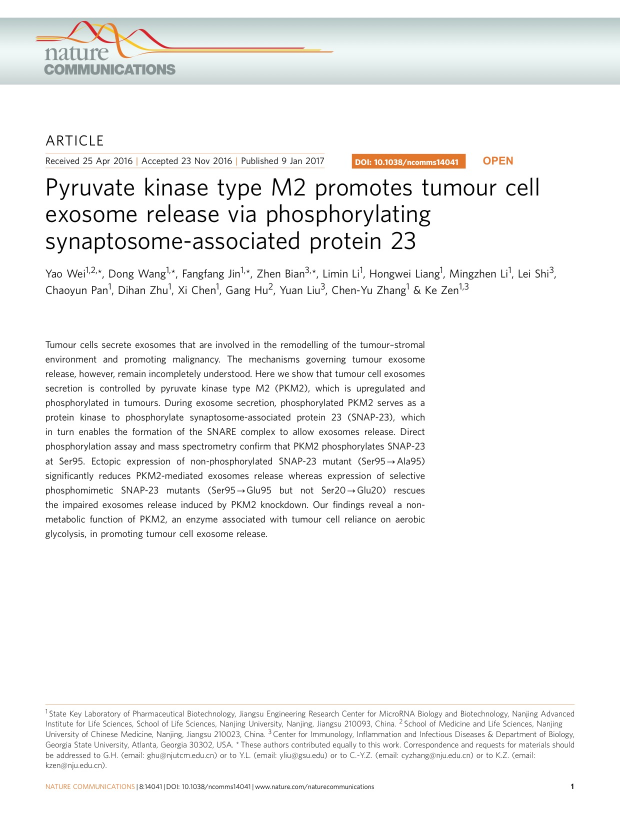
#> input picture paper/10.1038ncomms14041/page/page0.jpeg, 1240 x 1630 px, found by its file name (shown at 1/2 size); its folder holds 4 pictures in this run
$ python text_area_test.py   (older library calls are emulated)
#> lines starting #> are read from the running program, lines starting #| are printed output that depends on the picture; after the words box and inside, x2 and y2 are one past the last pixel; in counts of white or black regions, pixels touching at a corner belong together
import cv2
import numpy as np
from PIL import Image
from matplotlib import pyplot as plt

def captch_ex(file_name ):

    img  = cv2.imread(file_name)
#> img is the input picture: shape (1630, 1240, 3); mean B, G, R 242.9, 243.4, 243.2
    img2gray = cv2.cvtColor(img,cv2.COLOR_BGR2GRAY)
    ret, mask = cv2.threshold(img2gray, 180, 255, cv2.THRESH_BINARY)
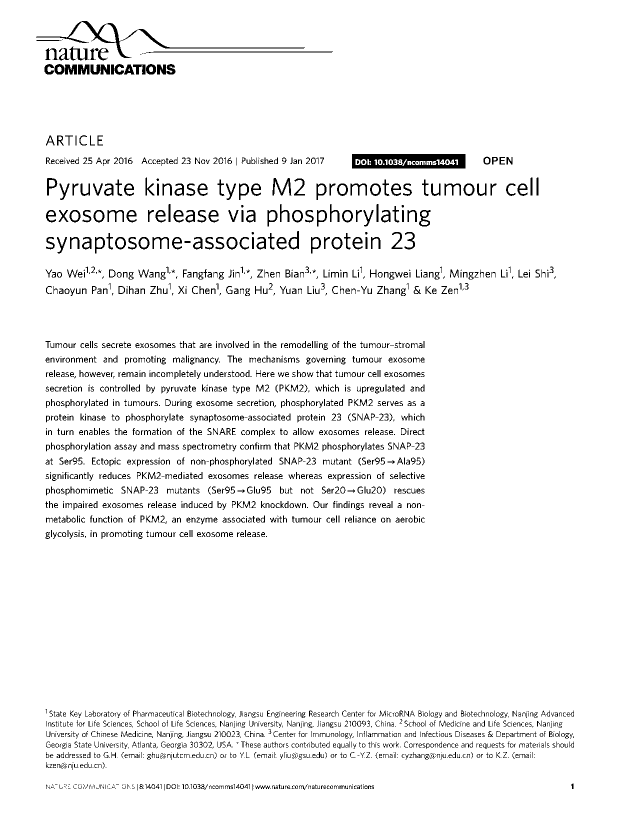
#> mask: shape (1630, 1240) (shown at 1/2 size); 95.1% white; black in thin lines or dots, all inside (x1, y1, x2, y2) = (72, 42, 1148, 1581)
    #image_final = cv2.bitwise_and(img2gray , img2gray , mask =  mask)
    ret, new_img = cv2.threshold(mask, 180 , 255, cv2.THRESH_BINARY_INV)
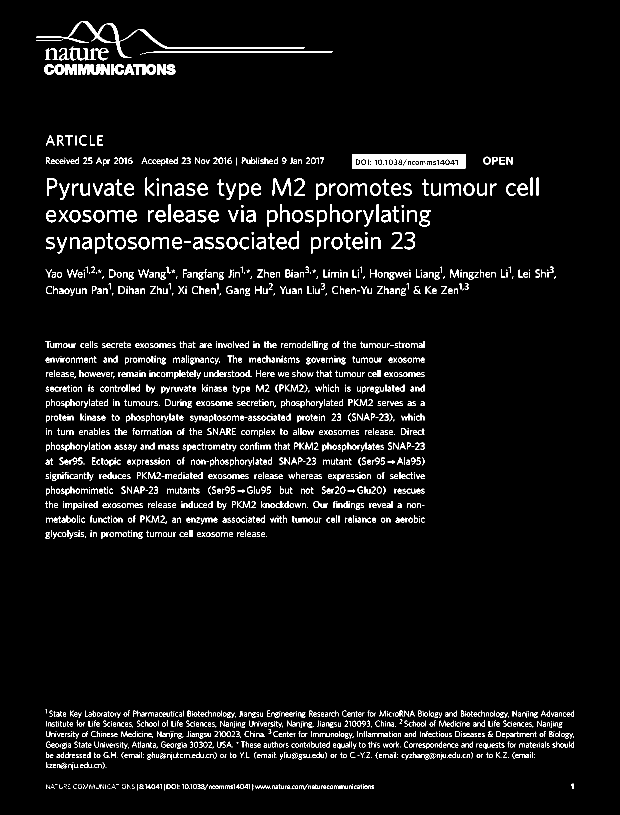
#> new_img: shape (1630, 1240) (shown at 1/2 size); 4.9% white in thin lines or dots, all inside (x1, y1, x2, y2) = (72, 42, 1148, 1581)
    kernel = cv2.getStructuringElement(cv2.MORPH_CROSS,(3 , 2)) # to manipulate the orientation of dilution , large x means horizonatally dilating  more, large y means vertically dilating more
    dilated = cv2.dilate(new_img,kernel,iterations = 10)
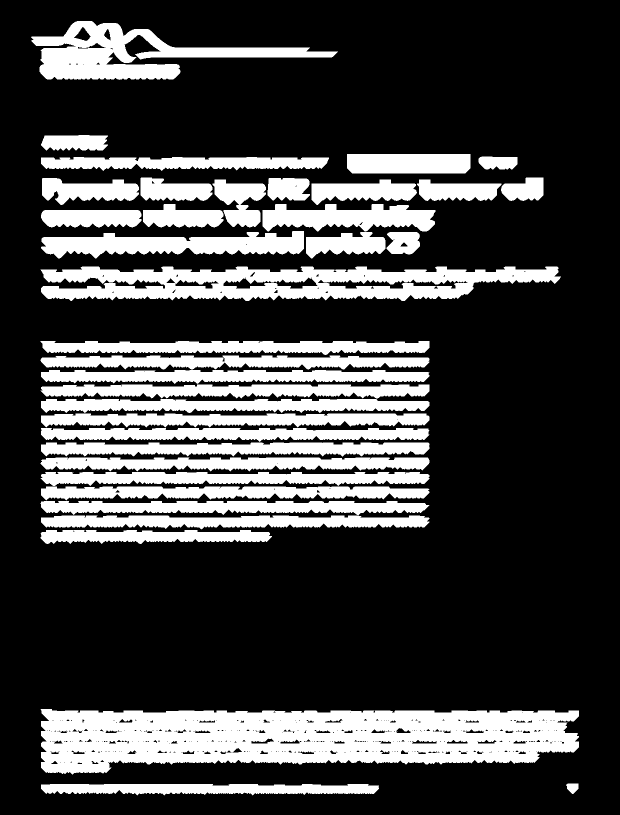
#> dilated: shape (1630, 1240) (shown at 1/2 size); 26% white; 36 white regions

    image_cont, contours, hierarchy = cv2.findContours(dilated,cv2.RETR_EXTERNAL,cv2.CHAIN_APPROX_NONE)
#> contours = 36 contours; largest, box (x1, y1, x2, y2) and area: (81, 1418, 1158, 1549) 109390, (81, 533, 1122, 602) 49756, (62, 42, 676, 160) 28137, (82, 462, 608, 517) 17228, (82, 885, 859, 913) 15800
    #cv2.drawContours(image_cont, contours, -1, (0,255,0), 3)


    index = -1
    j = 0
    liste_y = []

    for contour in contours: #ici construction et tri des rectangle et construction de la liste des index en fonction de la position vertical du cadre
        # get rectangle bounding contour
        [x,y,w,h] = cv2.boundingRect(contour)
        index += 1 #index dans la liste contours non triée

        #Don't plot small false positives that aren't text
        if w < 35 and h < 35 : # /!\ condition du tri important pour évité les faux positif
            continue
        liste_y.append((y, index)) #liste de type L = [(y,index), ...] ou y est la position verticale du haut du cadre
        j += 1 #compteur après le tri de if
#> this loop made 36 passes
#> (x, y, w, h) on passes 1 to 12: (82, 1568, 676, 23), (1132, 1567, 25, 21), (81, 1418, 1077, 131), (81, 1060, 463, 28), (82, 1031, 777, 28), (81, 1002, 778, 28), (82, 973, 777, 28), (81, 944, 778, 28), (81, 915, 778, 28), (82, 885, 777, 28), (82, 856, 777, 28), (82, 827, 777, 28)
#> after the loop, index = 35; j = 35; liste_y = 35 pairs, first value 42 to 1568, second value 0 to 35
    liste_sort = sorted(liste_y) #tri de la liste en fonction de y, les y les plus petit (en bas de page) en premier. Note: pas d'inversion car pas trouver comment faire donc lecture inverse plus tard dans la boucle for à l'aide des indice i et j
#> liste_sort has the same summary as liste_y
    for i in range(j): #lecture des cadres trié
        '''
        img_crop = img[y:y + h, x: x + w]
        img_crop = Image.fromarray(img_crop)
        img_crop.save('paper/test_split/crop%s.jpeg' % (j-i-1))
        '''
        [x,y,w,h] = cv2.boundingRect(contours[liste_sort[j-i-1][1]]) #lecture inverse de la liste pour lire les cadres de haut en bas
        # draw rectangle around contour on original image
        cv2.rectangle(img,(x,y),(x+w,y+h),(0,0,255),1)
        font = cv2.FONT_HERSHEY_SIMPLEX
        cv2.putText(img,'Cadre%s' % (j-i-1) ,(x,y), font, 1,(255,0,0),2,cv2.LINE_AA) # annotation des cadre "cadre0", "cadre1", ect
#> this loop made 35 passes
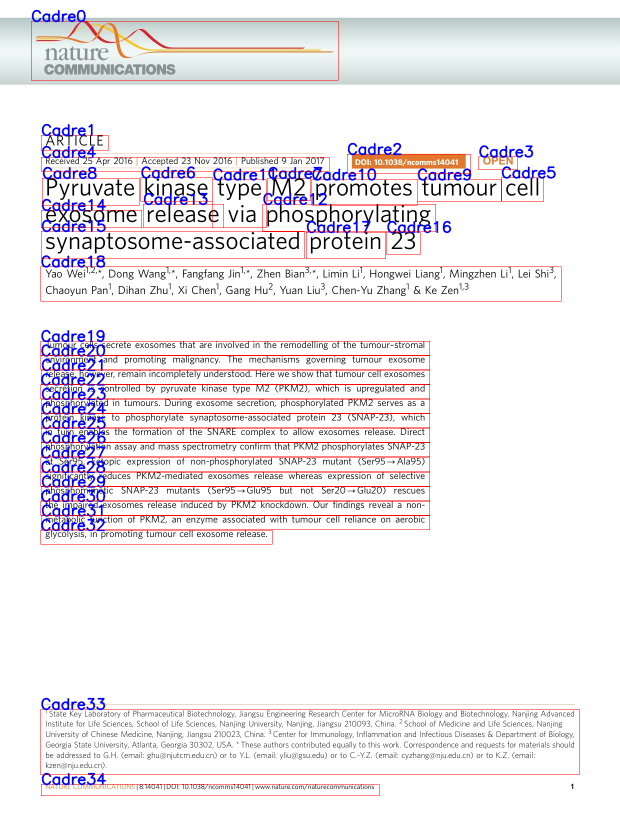
#> img: shape (1630, 1240, 3) (shown at 1/2 size); 4.22% of pixels changed, all inside (x1, y1, x2, y2) = (62, 19, 1159, 1592)


    cv2.imshow('image',img)
    k = cv2.waitKey(0)
#> (key Esc is pressed here)
    if k == 27:         # wait for ESC key to exit
        cv2.destroyAllWindows()

for i in range(12):
    file_name ='/Users/Nicolas/Desktop/PDF2JSON/paper/10.1038ncomms14041/page/page%s.jpeg' % i
    captch_ex(file_name)
#> pass 2 of the loop `for i in range(12):`:
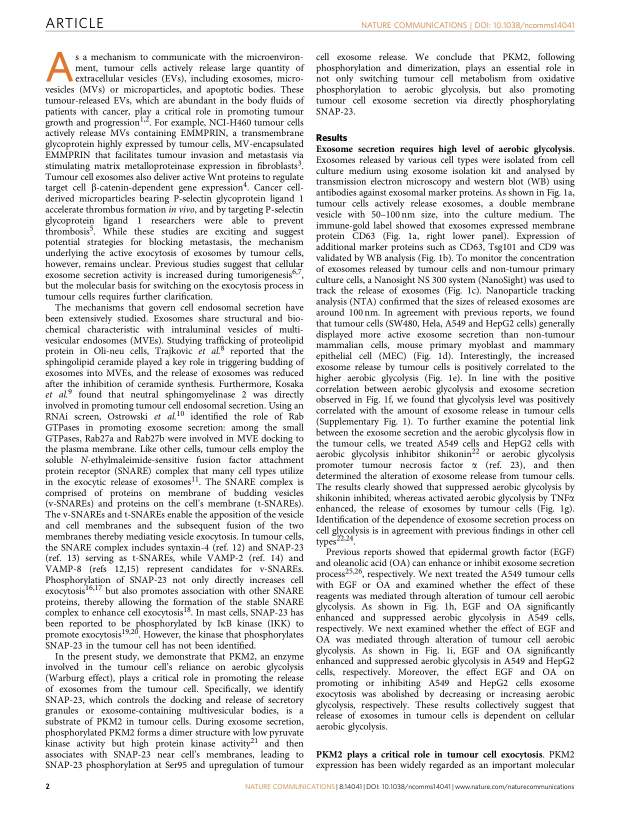
#> input picture paper/10.1038ncomms14041/page/page1.jpeg, 1240 x 1630 px, found by its file name (shown at 1/2 size)
#> in captch_ex, img is the input picture: shape (1630, 1240, 3); mean B, G, R 229.9, 230, 230.1
#> mask: shape (1630, 1240); 87.6% white; black in thin lines or dots, all inside (x1, y1, x2, y2) = (90, 35, 1151, 1581)
#> in captch_ex (call 2), `ret, new_img = cv2.threshold(mask, 180 , 255, cv2.THRESH_BINARY_INV)`:
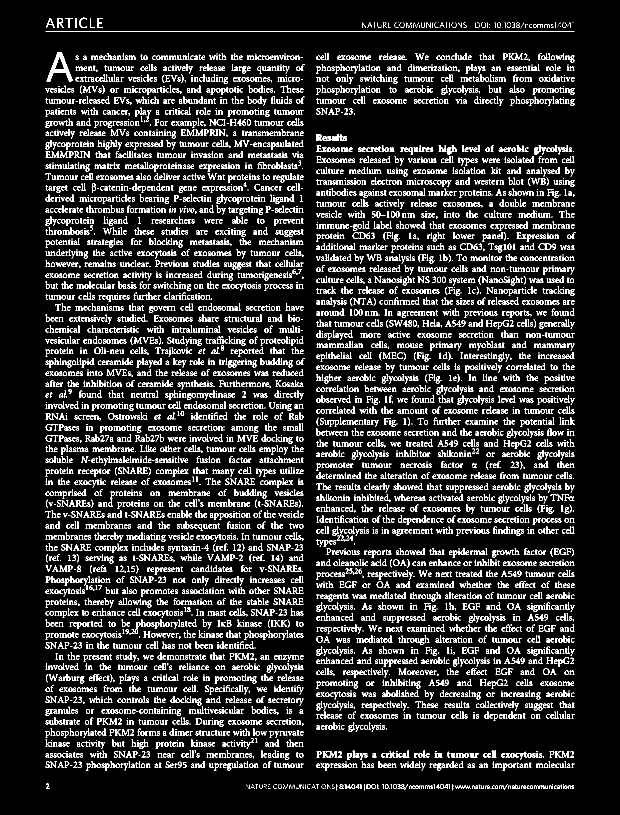
#> new_img: shape (1630, 1240) (shown at 1/2 size); 12.4% white in thin lines or dots, all inside (x1, y1, x2, y2) = (90, 35, 1151, 1581)
#> kernel = [[0, 1, 0], [1, 1, 1]]
#> dilated: shape (1630, 1240); 67.1% white; 2061 black regions (1083 under 20 px)
#> contours = 7 contours; box (x1, y1, x2, y2) and area: (80, 104, 619, 1551) 740054, (622, 268, 1161, 1474) 595842, (622, 106, 1159, 239) 58074, (623, 1501, 1159, 1551) 21577, (81, 35, 1159, 73) 21216, (482, 1568, 1158, 1591) 11460, (82, 1567, 109, 1588) 392
#> the loop in captch_ex (call 2), `for contour in contours:` made 7 passes
#> (x, y, w, h) on passes 1 to 7: (482, 1568, 676, 23), (82, 1567, 27, 21), (623, 1501, 536, 50), (622, 268, 539, 1206), (622, 106, 537, 133), (80, 104, 539, 1447), (81, 35, 1078, 38)
#> after the loop in captch_ex (call 2), `for contour in contours:`: index = 6; liste_y = [(1568, 0), (1501, 2), (268, 3), (106, 4), (104, 5), (35, 6)]
#> liste_sort = [(35, 6), (104, 5), (106, 4), (268, 3), (1501, 2), (1568, 0)]
#> the loop in captch_ex (call 2), `for i in range(j):` made 6 passes
#> after the loop in captch_ex (call 2), `for i in range(j):`:
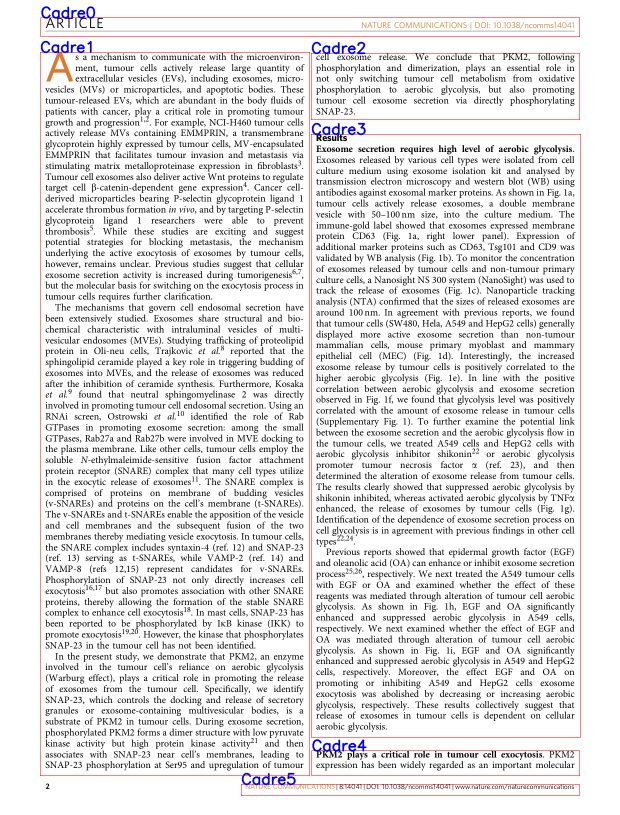
#> img: shape (1630, 1240, 3) (shown at 1/2 size); 1.05% of pixels changed, all inside (x1, y1, x2, y2) = (80, 12, 1162, 1592)
#> (key Enter is pressed here)
#> (the run stopped early here; a loop or call above may not have finished)
